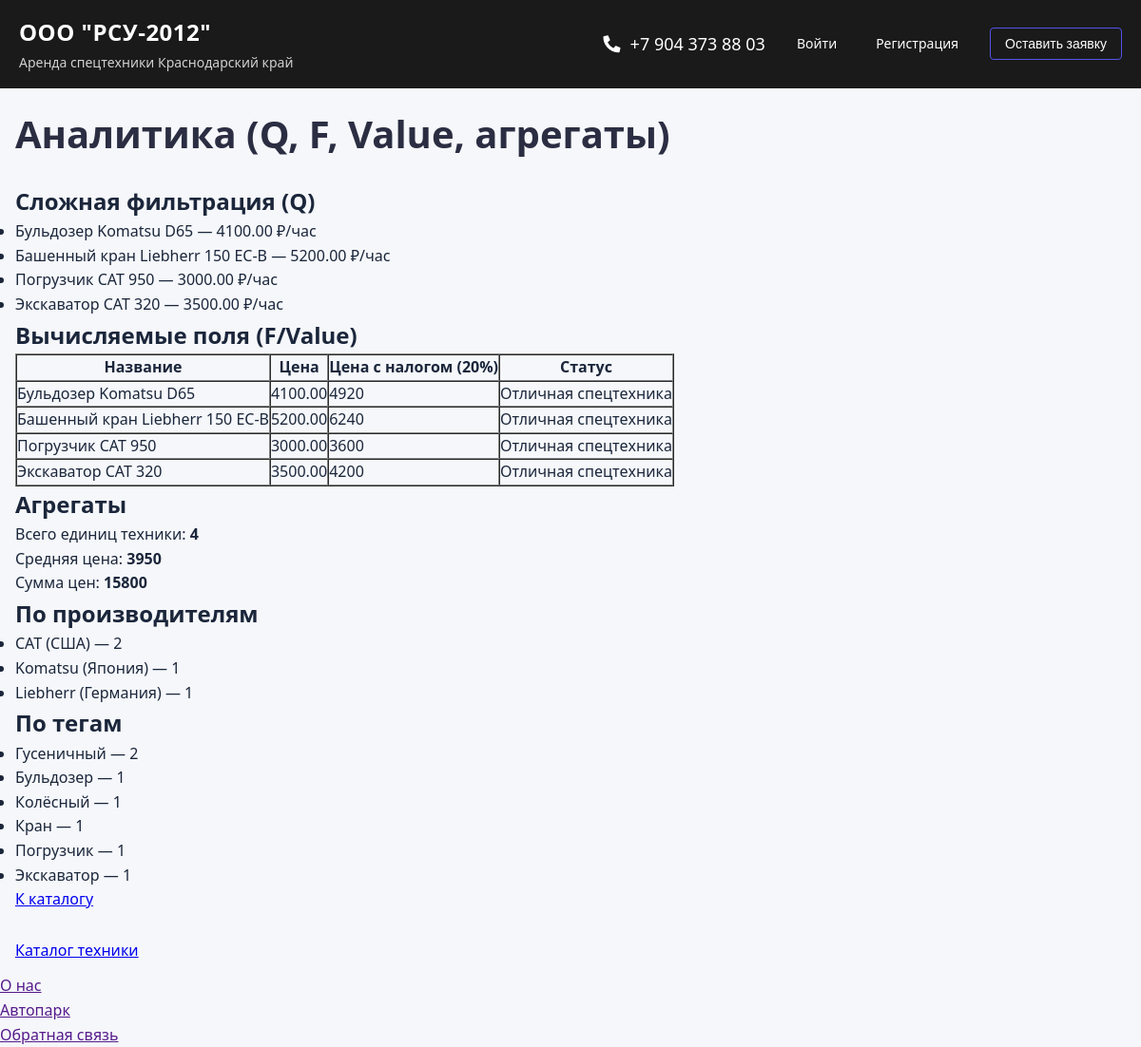
Before: /equipment/analytics/ with the older database file.
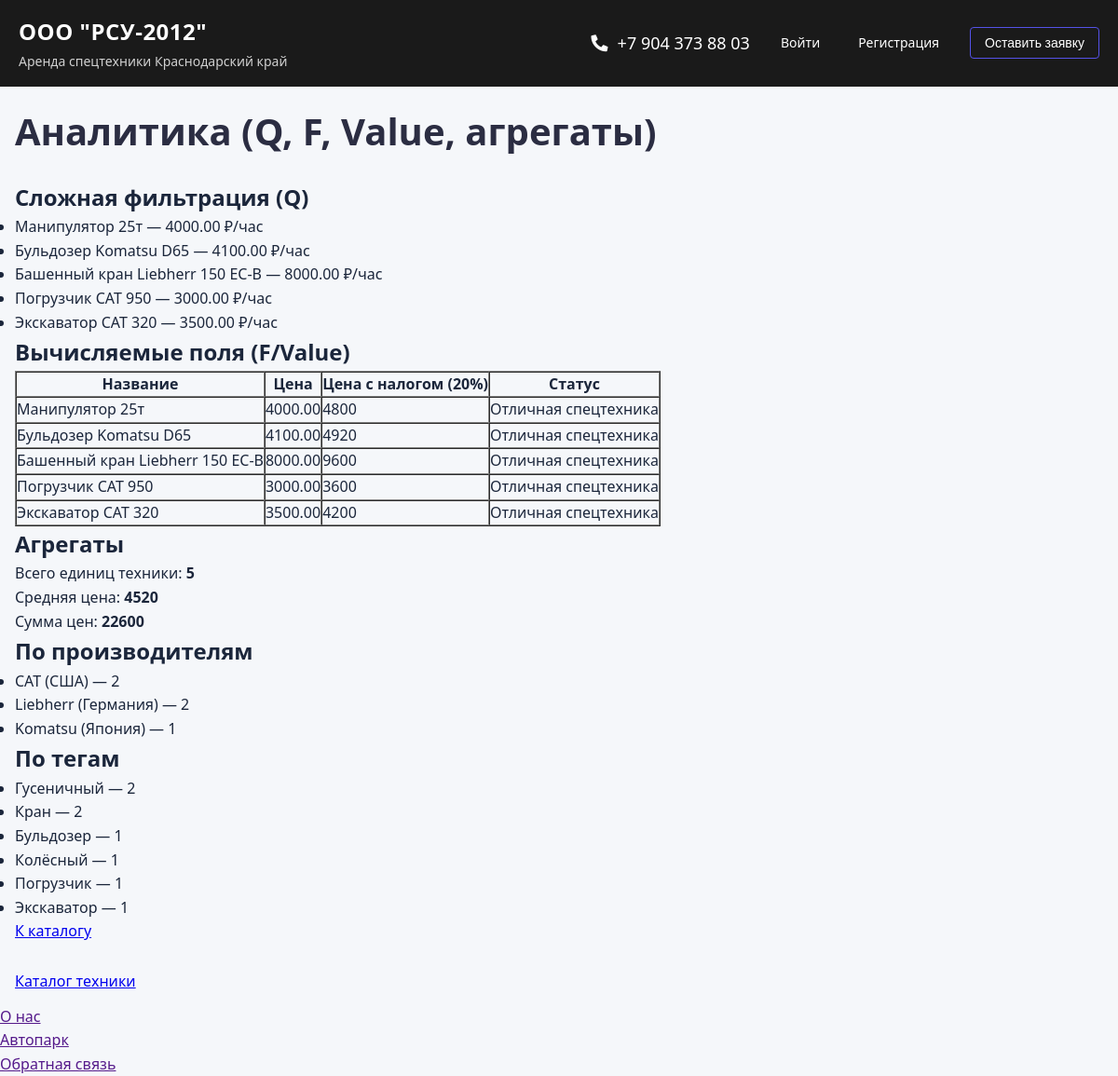
After: the same page with the newer database file.
### bid/models.py (models this page shows, shortened)
class Equipment(models.Model):
    class Status(models.IntegerChoices):
        DRAFT = 0, 'Черновик'
        PUBLISHED = 1, 'Опубликовано'
    title = models.CharField(max_length=255, verbose_name="Название техники")
    slug = models.SlugField(max_length=255, unique=True, db_index=True, verbose_name="URL")
    description = models.TextField(blank=True, verbose_name="Описание")
    price_per_hour = models.DecimalField(max_digits=10, decimal_places=2, verbose_name="Цена за час, ₽")
    time_create = models.DateTimeField(auto_now_add=True, verbose_name="Время создания")
    time_update = models.DateTimeField(auto_now=True, verbose_name="Время обновления")
    status = models.IntegerField(choices=Status.choices, default=Status.DRAFT, verbose_name="Публикация")
    image = models.ImageField(upload_to='equipment_images/', blank=True, null=True, verbose_name="Изображение техники")
    owner = models.ForeignKey(
        settings.AUTH_USER_MODEL,
        on_delete=models.SET_NULL,
        null=True,
        blank=True,
        related_name='owned_equipment',
        verbose_name='Владелец'
    )
    manufacturer = models.ForeignKey(
        'Manufacturer',
        on_delete=models.SET_NULL,
        related_name='equipment',
        verbose_name="Производитель",
        null=True,
        blank=True,
    )
    tags = models.ManyToManyField(
        'Tag',
        related_name='equipment',
        verbose_name="Теги",
        blank=True,
    )
    objects = models.Manager()
    published = PublishedManager()
    class Meta:
        ordering = ['-time_create']
        indexes = [models.Index(fields=['-time_create'])]
        verbose_name = 'Единица техники'
        verbose_name_plural = 'Единицы техники'
        permissions = [
            ('can_publish_equipment', 'Может публиковать оборудование'),
            ('can_manage_equipment', 'Может управлять оборудованием'),
            ('can_view_equipment_analytics', 'Может просматривать аналитику оборудования'),
        ]

class Manufacturer(models.Model):
    name = models.CharField(max_length=255, verbose_name="Производитель")
    country = models.CharField(max_length=100, verbose_name="Страна")
    class Meta:
        verbose_name = 'Производитель'
        verbose_name_plural = 'Производители'
        ordering = ['name']
        permissions = [
            ('can_manage_manufacturers', 'Может управлять производителями'),
        ]

class Tag(models.Model):
    name = models.CharField(max_length=50, unique=True, verbose_name="Тег")
    class Meta:
        verbose_name = 'Тег'
        verbose_name_plural = 'Теги'
        ordering = ['name']
        permissions = [
            ('can_manage_tags', 'Может управлять тегами'),
        ]

### bid/views.py (the view)
# urls.py: path('analytics/', views.AnalyticsView.as_view(), name='analytics_demo'),
class AnalyticsView(DataMixin, TemplateView):
    template_name = 'bid/analytics.html'
    title = 'Аналитика'
    def get_context_data(self, **kwargs):
        context = super().get_context_data(**kwargs)
        q_equipment = Equipment.objects.filter(
            Q(price_per_hour__gt=2500) | Q(title__icontains='экскават')
        )
        equipment_with_tax = Equipment.objects.annotate(
            price_with_tax=ExpressionWrapper(
                F('price_per_hour') * Value(Decimal('1.20')),
                output_field=DecimalField(max_digits=12, decimal_places=2),
            ),
            status_message=Value('Отличная спецтехника'),
        ).values('title', 'price_per_hour', 'price_with_tax', 'status_message')[:20]
        totals = Equipment.objects.aggregate(
            total_count=Count('id'),
            avg_price=Avg('price_per_hour'),
            sum_price=Sum('price_per_hour'),
        )
        by_manufacturer = (
            Manufacturer.objects
            .annotate(equipment_count=Count('equipment'))
            .values('name', 'country', 'equipment_count')
            .order_by('-equipment_count', 'name')
        )
        by_tag = (
            Tag.objects
            .annotate(equipment_count=Count('equipment'))
            .values('name', 'equipment_count')
            .order_by('-equipment_count', 'name')
        )
        context.update({
            'q_equipment': q_equipment[:20],
            'equipment_with_tax': list(equipment_with_tax),
            'totals': totals,
            'by_manufacturer': list(by_manufacturer),
            'by_tag': list(by_tag),
        })
        return context

### bid/utils.py (called while the page is built, shortened)
    def get_context_data(self, *, object_list=None, **kwargs):
        if object_list is None and hasattr(self, 'get_queryset'):
            object_list = self.get_queryset()
        context = super().get_context_data(object_list=object_list, **kwargs)
        context['menu'] = MENU
        if self.title:
            context['title'] = self.title
        paginator = context.get('paginator')
        page_obj = context.get('page_obj')
        return context

### homepage/templatetags/footernav.py (called while the page is built)
@register.simple_tag()
def get_categories():
    return views.menu

### templates/bid/analytics.html
{% extends 'base.html' %}
{% block content %}
<div class="container">
  <h1>Аналитика (Q, F, Value, агрегаты)</h1>
  <h2>Сложная фильтрация (Q)</h2>
  <ul>
    {% for e in q_equipment %}
      <li>{{ e.title }} — {{ e.price_per_hour }} ₽/час</li>
    {% empty %}
      <li>Ничего не найдено</li>
    {% endfor %}
  </ul>
  <h2>Вычисляемые поля (F/Value)</h2>
  <table border="1" cellpadding="6" cellspacing="0">
    <tr>
      <th>Название</th>
      <th>Цена</th>
      <th>Цена с налогом (20%)</th>
      <th>Статус</th>
    </tr>
    {% for e in equipment_with_tax %}
    <tr>
      <td>{{ e.title }}</td>
      <td>{{ e.price_per_hour }}</td>
      <td>{{ e.price_with_tax }}</td>
      <td>{{ e.status_message }}</td>
    </tr>
    {% endfor %}
  </table>
  <h2>Агрегаты</h2>
  <p>Всего единиц техники: <strong>{{ totals.total_count }}</strong></p>
  <p>Средняя цена: <strong>{{ totals.avg_price }}</strong></p>
  <p>Сумма цен: <strong>{{ totals.sum_price }}</strong></p>
  <h2>По производителям</h2>
  <ul>
    {% for row in by_manufacturer %}
      <li>{{ row.name }} ({{ row.country }}) — {{ row.equipment_count }}</li>
    {% empty %}
      <li>Нет данных</li>
    {% endfor %}
  </ul>
  <h2>По тегам</h2>
  <ul>
    {% for row in by_tag %}
      <li>{{ row.name }} — {{ row.equipment_count }}</li>
    {% empty %}
      <li>Нет данных</li>
    {% endfor %}
  </ul>
  <p><a href="{% url 'equipment_list' %}">К каталогу</a></p>
</div>
{% endblock %}

Changed rows visible on the page:
added Equipment: title "Манипулятор 25т", price_per_hour "4000.00", price_with_tax "4800", status_message "Отличная спецтехника"
changed Equipment "Башенный кран Liebherr 150 EC-B": price_per_hour "5200.00" → "8000.00"; price_with_tax "6240" → "9600"
shown differently, row unchanged: Manufacturer "Liebherr": equipment_count "1" → "2"; moves up the list
shown differently, row unchanged: Tag "Кран": equipment_count "1" → "2"; moves up the list
Other visible differences:
{{ totals.total_count }}: "4" → "5"
{{ totals.avg_price }}: "3950" → "4520"
{{ totals.sum_price }}: "15800" → "22600"
